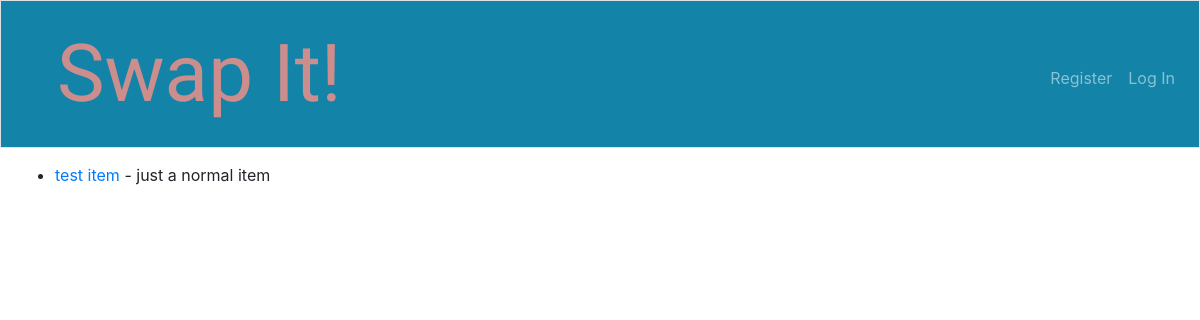
/, run on an earlier commit of the app's database.
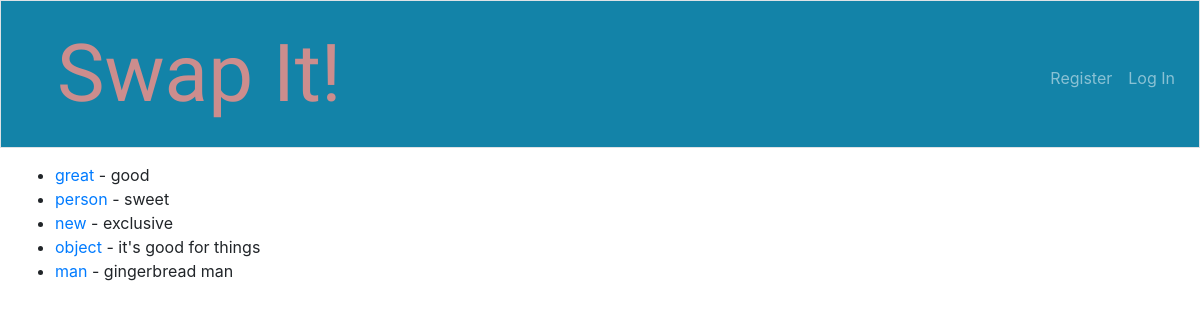
And on a later commit of the database.
### webapp/models.py (models this page shows, shortened)
class Item(models.Model):
    item_name = models.CharField(max_length=50)
    item_description = models.CharField(max_length=200)
    date_posted = models.DateTimeField()
    item_image = models.ImageField(upload_to="images", null=True, blank=True)
    user = models.ForeignKey(User, on_delete=models.CASCADE)
    available = models.BooleanField(default=True)
    match_item = models.OneToOneField("self", null=True, blank=True, default=None, related_name='match', on_delete=models.SET_DEFAULT)

### webapp/views.py (the view)
# urls.py: path('', views.index, name='index'),
def index(request):
    latest_items = Item.objects.order_by('-date_posted')[:5]
    context = {
        'item_list': latest_items,
    }
    return render(request, 'webapp/index.html', context)

### webapp/templates/webapp/index.html (shortened to what this page needs)
{% extends "layout.html" %}
{% block main %}
  {% if item_list %}
    <ul>
      {% for item in item_list %}
        <li><a href={% url 'item_detail' item.id %}>{{ item.item_name }}</a> - {{ item.item_description }}</li>
        {% endfor %}
    </ul>
  {% else %}
    <p>No items are available.</p>
  {% endif %}
{% endblock %}

### webapp/templates/layout.html (shortened to what this page needs)
{% load static %}
<!doctype html>
<html lang="en">
  <head>
    <link href="https://maxcdn.bootstrapcdn.com/bootstrap/4.0.0-beta.2/css/bootstrap.min.css" rel="stylesheet"/>
    <link rel="stylesheet" type="text/css" href="{% static 'css\webapp.css' %}">
  </head>
  <body>
    <nav class="navbar navbar-expand-md navbar-dark border" style="background-color: #1383A8;">
      <a class="navbar-brand" href="/"><span class="red">Swap It!</span></a>
      <div class="collapse navbar-collapse" id="navbar">
      {% if user.is_authenticated %}
        <ul class="navbar-nav mr-auto mt-2">
          <li class="nav-item"><a class="nav-link" href="/newitem">Add Item</a></li>
        </ul>
        <ul class="navbar-nav ml-auto mt-2">
          <li class="nav-item"><a class="nav-link" href="/logout">Log Out</a></li>
        </ul>
      {% else %}
        <ul class="navbar-nav ml-auto mt-2">
          <li class="nav-item"><a class="nav-link" href="/signup">Register</a></li>
          <li class="nav-item"><a class="nav-link" href="/login">Log In</a></li>
        </ul>
      {% endif %}
    </div>
    </nav>
    <main>
      {% block main %}{% endblock %}
    </main>
</body>
</html>

### webapp/static/css/webapp.css (style rules this page uses)
nav .navbar-brand { font-family: 'Spicy Rice', cursive; font-size: 80px; padding-left: 40px; }
nav .navbar-brand .red { color: #cc8d8d; }
main { overflow-x: auto; padding-left: 15px; padding-top: 15px; }

What changed in the data, as far as the page shows it:
no longer on this page (row unchanged): Item: item_name "test item", item_description "just a normal item"
added Item: item_name "great", item_description "good"
added Item: item_name "person", item_description "sweet"
added Item: item_name "new", item_description "exclusive"
added Item: item_name "object", item_description "it's good for things"
added Item: item_name "man", item_description "gingerbread man"
